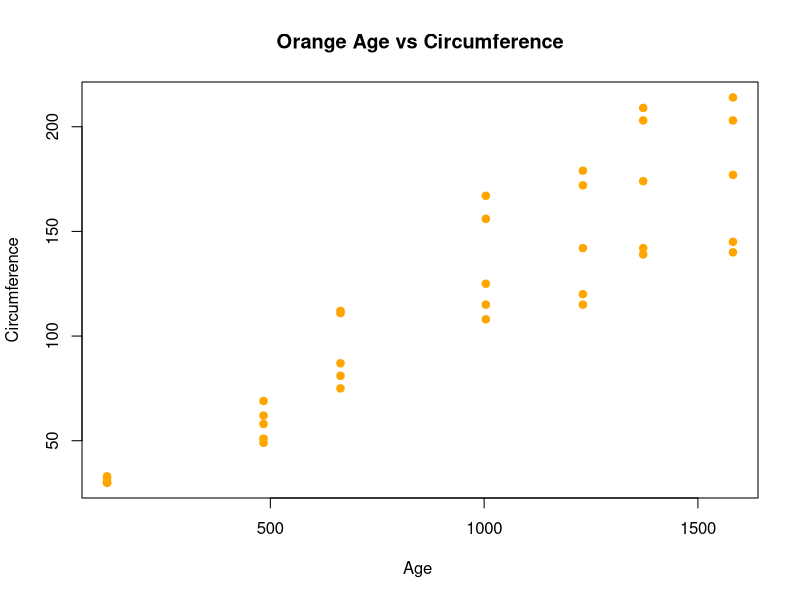

R code for this plot:
# Roger IL Grande
# EM-622 Project 1


data(Orange) # Load the built-in dataset Orange
View(Orange) # View the built-in dataset Orange data structure

mean(Orange$age) # Outputs mean value of age column
mean_age <- mean(Orange$age) # Creates variable with mean age value

mean(Orange$circumference) # Outputs mean value of circumference column
mean_circumference <- mean(Orange$circumference) # Creates variable with mean circumference value

length(which(Orange$Tree == 1)) # Count the number of type 1 trees in the Tree column
length(which(Orange$Tree == 2)) # Count the number of type 2 trees in the Tree column
length(which(Orange$Tree == 3)) # Count the number of type 3 trees in the Tree column
length(which(Orange$Tree == 4)) # Count the number of type 4 trees in the Tree column
length(which(Orange$Tree == 5)) # Count the number of type 5 trees in the Tree column


attach(Orange) # Attach data to global environment
plot(age, circumference, main="Orange Age vs Circumference", 
     xlab="Age ", ylab="Circumference", pch=19, col="orange") # Plot data in a scatter plot
